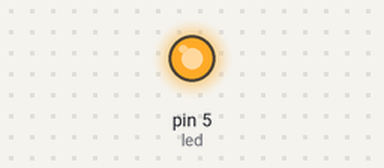
A program run on a simulated MicroPython board. On the bench: output pins drawn as LEDs (lit = HIGH). At 0.0 s the program stops and its outputs stay as they are.

Above: at 0.1 s.
Timing chart, 0 to 1.5 s (numbered marks = the images above):
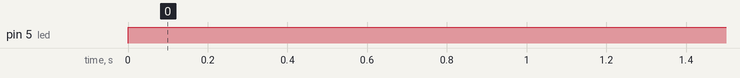

The program:

PortasDigitais.py
```python
#importamos a classe Pin da biblioteca machine
from machine import Pin

#Usa a classe Pin para definir um pino chamado "led"
#Pin(id_da_porta, modo)
# modo: IN (porta de entrada) - Receber dados
# modo: OUT (porta de saída) - Envida dados
led = Pin(5, Pin.OUT)

#Atribui o valor 1 (HIGH) para o pino
led.value(1)
```

Measured:
- by itself, pin 5 (led): LOW → HIGH at 0.00 s
